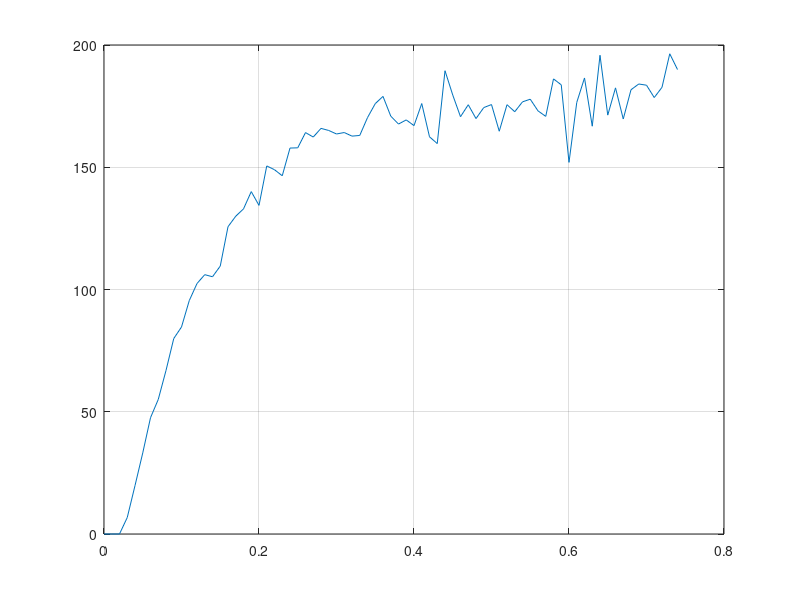

Here is the MATLAB script that generated this plot: (Note: this script raises an error after producing the figure.)
clear;
clc;

data = importdata('TFData.txt');
t = [0:0.01:0.74];
y = -1*data;
figure(1)
plot(t,y);
grid on;

x = [t]';

figure(2)
data = [x,y];
a0=[0; 1]; % initial value
a = lsqnonlin(@(a)myfunction(a,data),a0);
ybar =  a(1)*(1 - exp(-1*a(2)*x)); % calculate the values from the fitted model
plot(x,y,'ro',x, ybar,'b-','LineWidth',1, 'MarkerSize',10); 
grid on;
% simultaneously display the experimental 

%%
Tra = 0.25;
K = 1.8;

%% Calculating The Transfer Function
zeta = 2.8;
%wn = (2.16*zeta + 0.6)/2.16  %when 0.3<= zeta <=0.7
wn = 5*pi/Tra;             %when 0.7<= zeta <=4
A = (wn^2)*K;
B = 2*zeta*wn;
C = wn^2;

G = tf(A,[1 B C]);

figure(3)
step(G*100)
grid on;

%% Determining The PI Controller Gains

PO = 10;    %Percentage overshoot
Tr = 0.2;   % rise-time

Zeta = sqrt((log(PO/100)^2)/((log(PO/100)^2)+(pi^2))); %Damping Ratio
Wn = (2.16*Zeta + 0.6)/Tr; %Natural Frequency
Po = 10*Zeta*Wn;

Ki = (((Wn^2)*Po)/(A));  % Integral Gain
Kp = (2*Zeta*Wn*(Po));               % Proportional gain

Gc = tf([0.1 Kp Ki],[1 0]);

X = ((G*Gc)/(1+(G*Gc)));
figure(4)
step(X)
